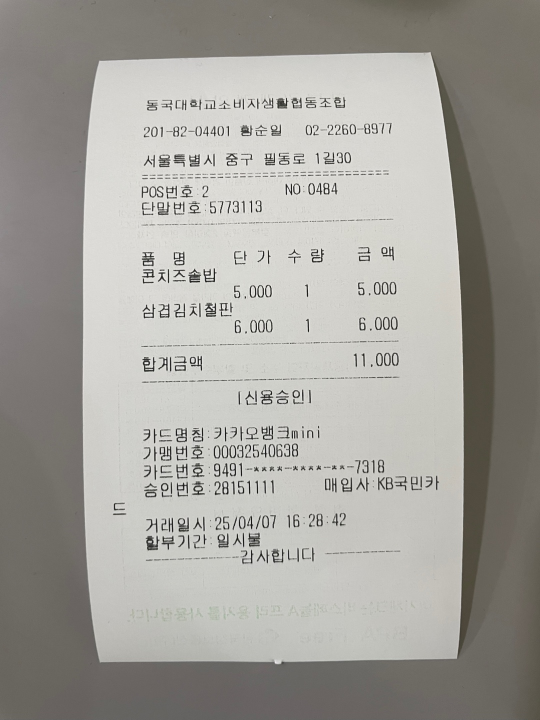
#> input picture recipt_image/recipt3.jpg, 1080 x 1440 px (shown at 1/2 size)
$ python imageprocess3.py
#> lines starting #> are read from the running program, lines starting #| are printed output that depends on the picture; after the words box and inside, x2 and y2 are one past the last pixel; in counts of white or black regions, pixels touching at a corner belong together
import cv2
import imutils
import numpy as np
from imutils.perspective import four_point_transform

def is_clean_background(image, edge_thresh=35000):
    gray = cv2.cvtColor(image, cv2.COLOR_BGR2GRAY)
    blurred = cv2.GaussianBlur(gray, (3, 3), 0)
    edges = cv2.Canny(blurred, 50, 150)
    edge_count = cv2.countNonZero(edges)
    return edge_count < edge_thresh

# 원본 이미지 로딩
original_image = cv2.imread("recipt_image/recipt3.jpg")
#> original_image is the input picture: shape (1440, 1080, 3); mean B, G, R 156, 161.6, 163.6
image = original_image.copy()
image = imutils.resize(image, width=500)
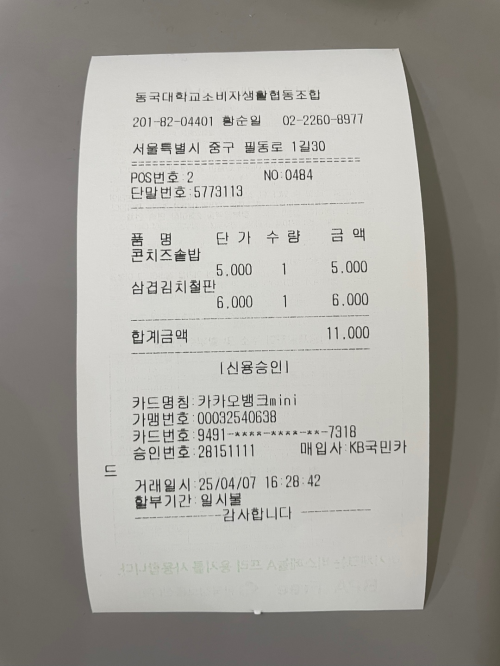
#> image: shape (666, 500, 3); mean B, G, R 156, 161.6, 163.6

# 그레이스케일 변환
gray = cv2.cvtColor(image, cv2.COLOR_BGR2GRAY)

# 배경 상태에 따라 흐림과 이진화 순서 선택
if is_clean_background(image):
#> in is_clean_background, `edges = cv2.Canny(blurred, 50, 150)`:
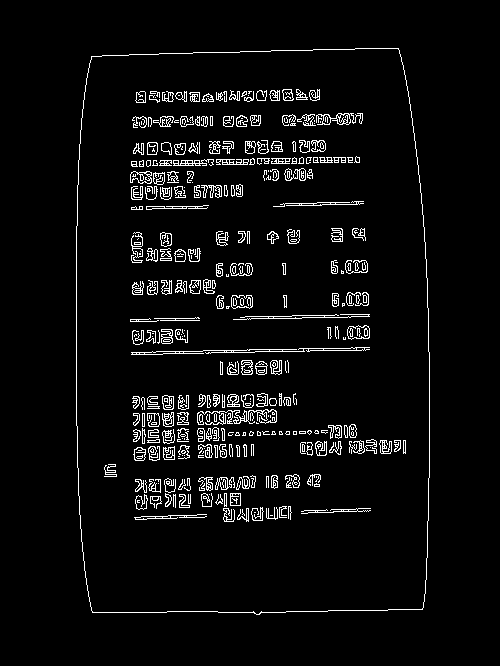
#> edges: shape (666, 500); 4.8% white in thin lines or dots, all inside (x1, y1, x2, y2) = (76, 48, 430, 615)
#> in is_clean_background, `edge_count = cv2.countNonZero(edges)`: edge_count = 15934
    print("✅ 깨끗한 배경 감지됨: 이진화 → 흐림")
    thresh = cv2.adaptiveThreshold(
        gray, 255,
        cv2.ADAPTIVE_THRESH_GAUSSIAN_C,
        cv2.THRESH_BINARY, 11, 2
    )
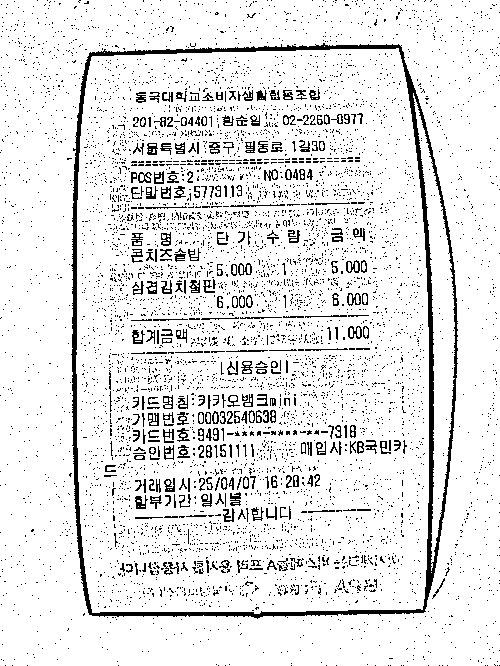
#> thresh: shape (666, 500); 90.1% white; black in thin lines or dots
    blurred = cv2.GaussianBlur(thresh, (7, 7), 0)
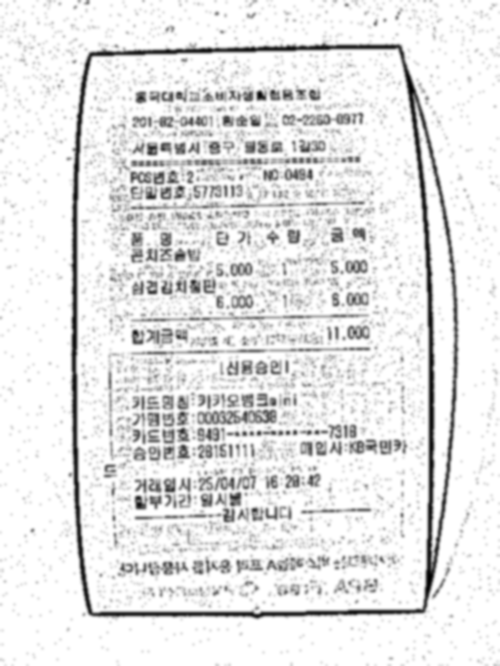
#> blurred: shape (666, 500); min 0, max 255, mean 229.7
    before_edged = blurred
else:
    print("⚠️ 배경이 복잡함: 흐림 → 이진화")
    blurred = cv2.GaussianBlur(gray, (7, 7), 0)
    thresh = cv2.adaptiveThreshold(
        blurred, 255,
        cv2.ADAPTIVE_THRESH_GAUSSIAN_C,
        cv2.THRESH_BINARY, 11, 2
    )
    before_edged = thresh

cv2.imshow("Threshold", thresh)

# 엣지 검출
edged = cv2.Canny(before_edged, 50, 150)
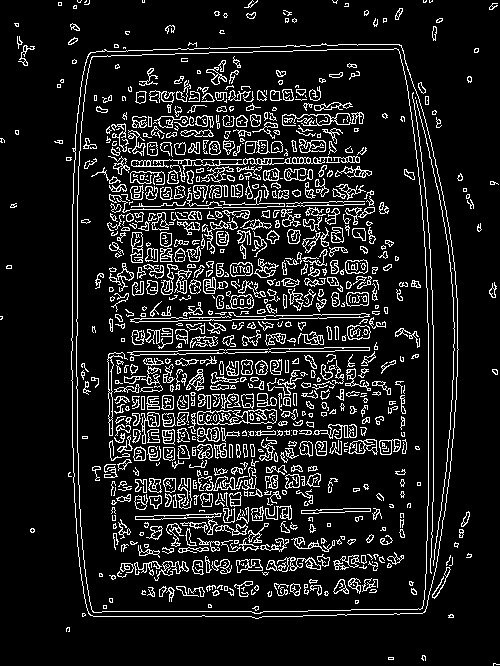
#> edged: shape (666, 500); 11.7% white in thin lines or dots
cv2.imshow("Edged", edged)
cv2.waitKey(0)
cv2.destroyAllWindows()

print("thresh checksum:", np.sum(thresh))
#| thresh checksum: 76480365
print("blurred checksum:", np.sum(blurred))
#| blurred checksum: 76479340

# 외곽선 추출 및 면적 기준 정렬
cnts = cv2.findContours(edged.copy(), cv2.RETR_EXTERNAL, cv2.CHAIN_APPROX_SIMPLE)
#> cnts = 76 contours, 60 with area under 20; largest, box (x1, y1, x2, y2) and area: (71, 43, 459, 619) 208347, (461, 511, 470, 527) 56, (432, 567, 451, 599) 52, (18, 45, 35, 66) 46, (489, 282, 497, 298) 44
cnts = imutils.grab_contours(cnts)
cnts = sorted(cnts, key=cv2.contourArea, reverse=True)

# 사각형 윤곽선 찾기
receiptCnt = None
min_area = image.shape[0] * image.shape[1] * 0.2
#> min_area = 66600
max_area = image.shape[0] * image.shape[1] * 0.95
#> max_area = 316350

for c in cnts:
    area = cv2.contourArea(c)
    if area < 1000 or area < min_area or area > max_area:
        continue

    hull = cv2.convexHull(c)
    peri = cv2.arcLength(hull, True)
    approx = cv2.approxPolyDP(hull, 0.02 * peri, True)

    if len(approx) == 4:
        x, y, w, h = cv2.boundingRect(approx)
        aspect_ratio = float(w) / h

        if 0.4 < aspect_ratio < 2.5:
            receiptCnt = approx
            break
#> this loop made 76 passes
#> area on passes 2, 3, 4, 5, 6, 7, 8, 9, 10, 11, 12, 14: 55.5, 51.5, 46, 44.5, 42, 41, 41, 37, 35.5, 34, 27, 22
#> (area, peri) on pass 1: (208347, 1790.7)

# 윤곽선 없으면 minAreaRect로 보정
if receiptCnt is None:
    print("📦 4-point 윤곽선 없음: minAreaRect 사용")
    largest = max(cnts, key=cv2.contourArea)
#> largest = contour of 360 points, box (x1, y1, x2, y2) (71, 43, 459, 619), area 208347
    rect = cv2.minAreaRect(largest)
#> rect = ((264, 330.9), (387.4, 574), -0.855)
    box = cv2.boxPoints(rect)
#> box = [[74.59, 620.7], [66.03, 46.82], [453.4, 41.04], [462, 615]]
    receiptCnt = np.intp(box)
#> receiptCnt = [[74, 620], [66, 46], [453, 41], [461, 614]]

# 윤곽선 시각화
output = image.copy()
cv2.drawContours(output, [receiptCnt], -1, (255, 0, 0), 3)
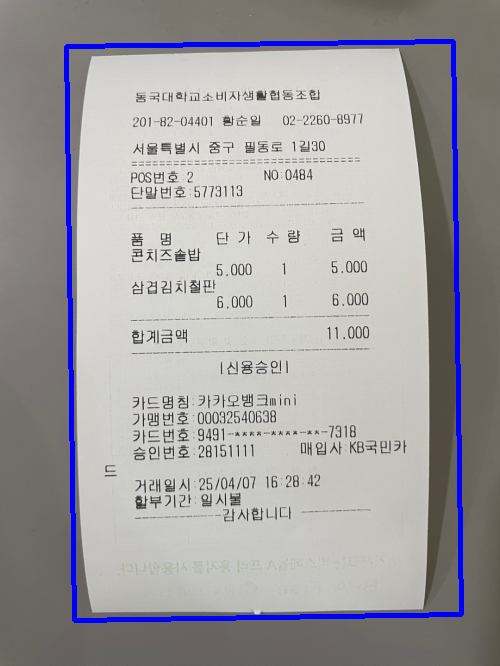
#> output: shape (666, 500, 3); 2.88% of pixels changed, all inside (x1, y1, x2, y2) = (64, 39, 464, 623)
cv2.imshow("Receipt Outline", output)

# 원본 이미지 기준으로 투시 변환
ratio = original_image.shape[1] / float(image.shape[1])
#> ratio = 2.16
receipt = four_point_transform(original_image, receiptCnt.reshape(4, 2) * ratio)
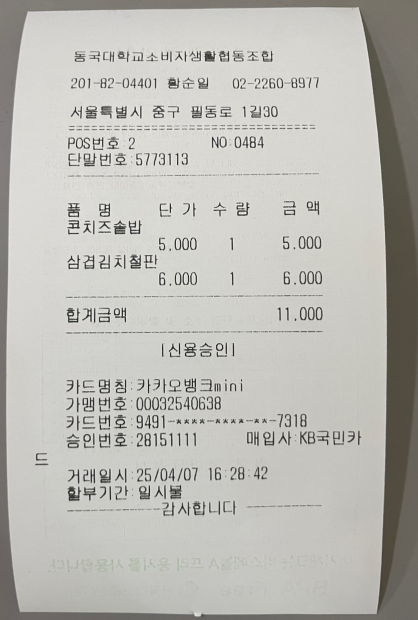
#> receipt: shape (1239, 836, 3) (shown at 1/2 size); mean B, G, R 181.1, 186.5, 187.4
cv2.imshow("Receipt", receipt)
cv2.waitKey(0)
cv2.destroyAllWindows()
